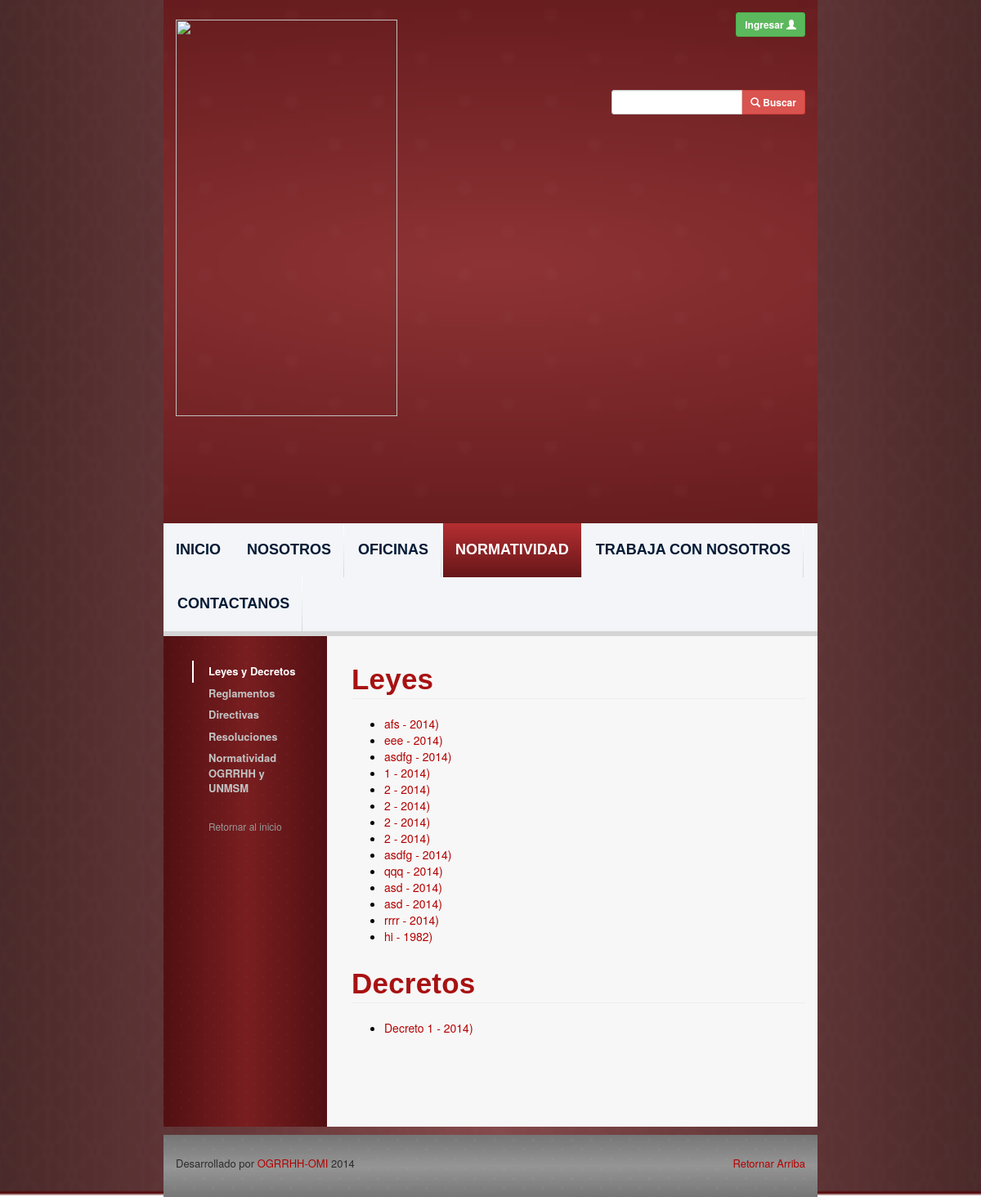
Before: /legislation-laws-decree.php with the older database file.
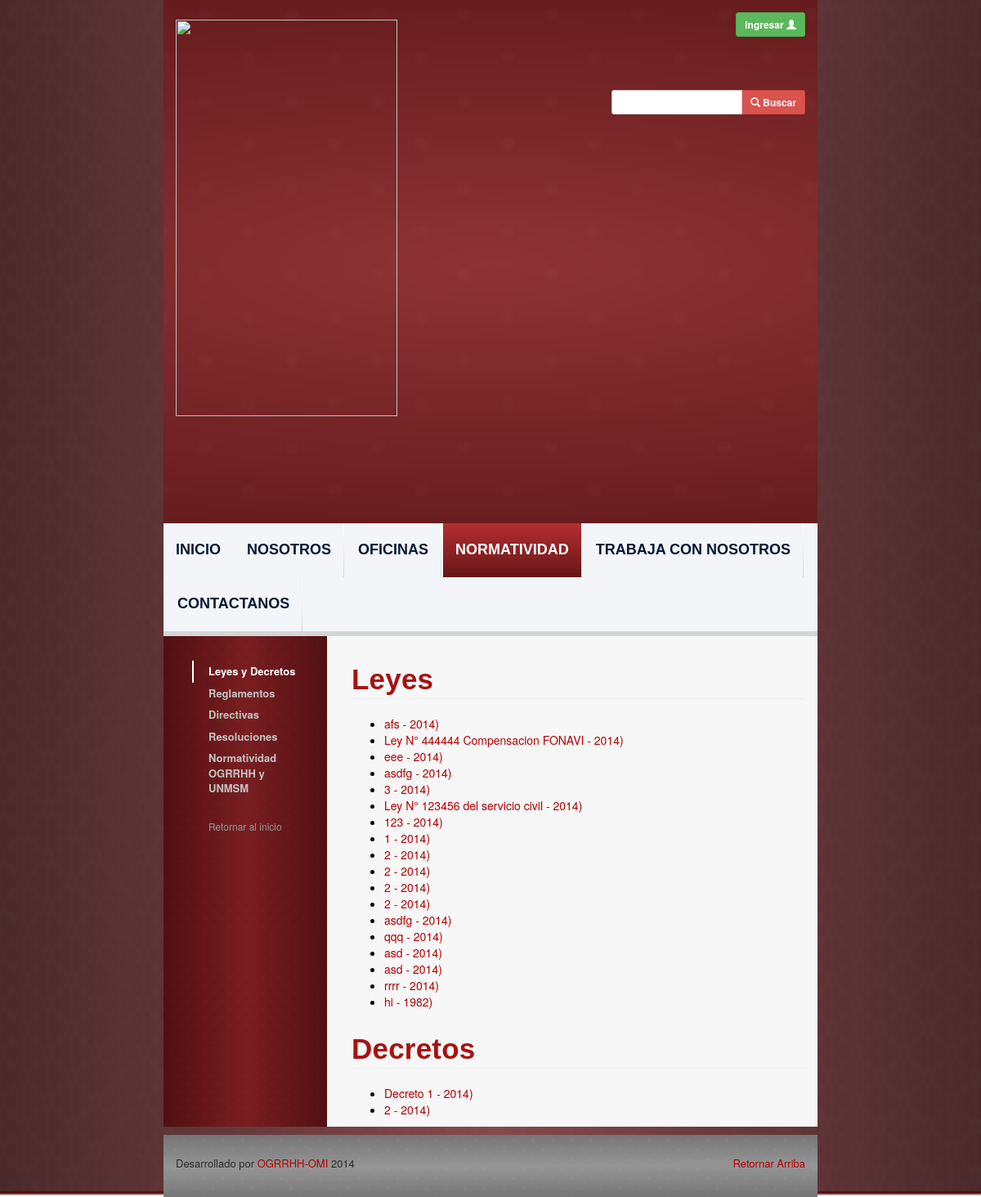
After: the same page with the newer database file.
### tables this page shows
CREATE TABLE `legislations` (
  `id` int(11) NOT NULL AUTO_INCREMENT,
  `name` varchar(500) NOT NULL,
  `publication_date` date NOT NULL,
  `file_path` varchar(500) NOT NULL,
  `user_id` int(11) NOT NULL,
  `legislation_type_id` int(11) NOT NULL,
  `office_id` int(11) NOT NULL,
  `update_date` date NOT NULL,
  PRIMARY KEY (`id`)
);

### php_files/ConnectionManager.php (called while the page is built, shortened)
<?php
class ConnectionManager{
	public $hostName = "localhost";
	public $userName = "root";
	public $password = "root";
	public $database = "ogrrhhwebsitedb";
	public $connection;
	public function createConnection(){
		$this->connection =  mysql_connect ( $this->hostName, $this->userName, $this->password );
	}
	public function selectDatabase(){
		return mysql_select_db ($this->database, $this->connection );
	}
	public function doQuery($query){
		$result = mysql_query ( $query, $this->connection );
		return $result;
	}
	public function closeConnection(){
		return mysql_close ($this->connection);
	}
}
?>

### php_files/LegislationDAO.php (called while the page is built, shortened)
<?php
include 'ConnectionManager.php';
class LegislationDAO {
	public function selectByLegislationType($legislationTypeId) {
		$query = 	"SELECT l.*, YEAR(l.publication_date) AS publication_year FROM
					ogrrhhwebsitedb.legislations l
					WHERE legislation_type_id = " . $legislationTypeId . " ORDER BY l.publication_date DESC;";
		$connectionManager = new ConnectionManager ();
		$result = $connectionManager->doQuery ( $query );
		return $result;
	}
}
?>

### legislation-laws-decree.php (the view, shortened to what this page needs)
<?php
include 'php_files/LegislationDAO.php';
$legislationTypeIdLaw = 1;
$legislationTypeIdDecree = 2;
$legislationDAO = new LegislationDAO ();
$queryResultLaws = $legislationDAO->selectByLegislationType ( $legislationTypeIdLaw );
$queryResultDecree = $legislationDAO->selectByLegislationType ( $legislationTypeIdDecree );
?>
<html lang="es_PE">
<?php include('webframes/resources.php');?>
<body class="body-style">
	<div class="container-fluid">
		<div class="row background-image-style">
			<div class="col-md-8">
			<?php include('webframes/header.php');?>
			<div id="content-div" class="row">
				<?php include('webframes/left-navbar.php');?>
				<div class="col-md-9 text-content-style">
						<h1 id="universitary-legislation"
							class="font-style-medium-title-dark page-header ">Leyes</h1>
						<ul>
							<?php
							while ( $row = mysql_fetch_assoc ( $queryResultLaws ) ) {
								print ("<li><a href='" . $row ['file_path'] . "'
 								target='blank'>" . $row ['name'] . " - " . $row ['publication_year'] . ")</a></li>") ;
							}
							?>
						</ul>
						<h1 id="universitary-legislation"
							class="font-style-medium-title-dark page-header ">Decretos</h1>
						<ul>
						<?php
						while ( $row = mysql_fetch_assoc ( $queryResultDecree ) ) {
							print ("<li><a href='" . $row ['file_path'] . "'
 								target='blank'>" . $row ['name'] . " - " . $row ['publication_year'] . ")</a></li>") ;
						}
						?>
						</ul>
					</div>
				</div>
			<?php include('webframes/footer.php');?>
		</div>
		</div>
	</div>
</body>
</html>

Changed rows visible on the page:
added legislations: name "Ley N° 444444 Compensacion FONAVI", publication_year "2014", shown under "Leyes"
added legislations: name "3", publication_year "2014", shown under "Leyes"
added legislations: name "Ley N° 123456 del servicio civil", publication_year "2014", shown under "Leyes"
added legislations: name "123", publication_year "2014", shown under "Leyes"
added legislations: name "2", publication_year "2014", shown under "Decretos"
